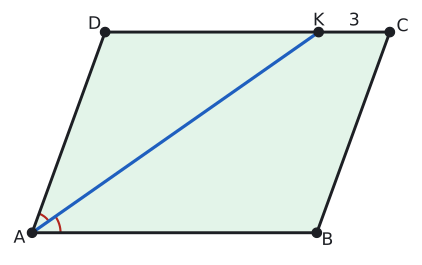

The Python source for this figure:
import sys; sys.path.insert(0, "tools")
from cizim import *

P = lambda x, y: np.array([float(x), float(y)])
uz = lambda U, V: round(float(np.linalg.norm(U - V)), 4)
def acisi(K, U, V):
    u, v = U - K, V - K
    return round(float(np.degrees(np.arccos(np.dot(u, v) / np.linalg.norm(u) / np.linalg.norm(v)))), 3)
def birim(U, V):
    t = (V - U) / np.linalg.norm(V - U); return t, np.array([-t[1], t[0]])
def dondur(Q, derece):
    a = np.radians(derece); return P(Q[0] * np.cos(a) - Q[1] * np.sin(a), Q[0] * np.sin(a) + Q[1] * np.cos(a))
def ayak(Q, U, V):
    t, _ = birim(U, V); return U + np.dot(Q - U, t) * t
def paralel_isareti(U, V, n=1, f=0.5):
    t, _ = birim(U, V)
    for i in range(n):
        M = U + f * (V - U) + (i - (n - 1) / 2) * 0.32 * S * t
        ax.annotate("", xy=M + 0.22 * S * t, xytext=M - 0.22 * S * t, arrowprops=dict(arrowstyle="-|>", color=SOLUK, lw=1.3, mutation_scale=13))
def cetik(U, V, n=1, renk=SOLUK, f=0.5):
    M = U + f * (V - U); t, m = birim(U, V)
    for i in range(n):
        c = M + (i - (n - 1) / 2) * 0.2 * S * t
        ax.plot(*zip(c - 0.22 * S * m, c + 0.22 * S * m), color=renk, lw=1.5)
def olcu(U, V, metin, d=0.5, renk=YAZI, fs=13, f=0.5):
    """[UV] üzerinde f oranındaki noktaya, U->V yönünün soluna d*S uzağa yazı (d < 0: sağına)."""
    M = U + f * (V - U); _, m = birim(U, V)
    ax.text(*(M + d * S * m), metin, ha="center", va="center", color=renk, fontsize=fs)
def dik_isareti(K, U, V, r=0.4):
    a_ = (U - K) / np.linalg.norm(U - K) * r * S; b_ = (V - K) / np.linalg.norm(V - K) * r * S
    ax.plot(*zip(K + a_, K + a_ + b_, K + b_), color=SOLUK, lw=1.3)
def harf(Q, metin, dx, dy, renk=YAZI, fs=13):
    ax.text(Q[0] + dx * S, Q[1] + dy * S, metin, ha="center", va="center", color=renk, fontsize=fs)
def cizgi(U, V, renk=YAZI, lw=2.2, ls="-"):
    ax.plot(*zip(U, V), color=renk, lw=lw, ls=ls)
def boya(noktalar, renk):
    ax.add_patch(patches.Polygon(noktalar, closed=True, facecolor=renk, edgecolor="none"))
def yay(K, U, V, r=0.8, renk=MAVI, n=1):
    for i in range(n): aci(ax, K, U, V, r=(r + 0.18 * i) * S, renk=renk)
def yay_yazi(K, U, V, metin, d=1.4, renk=MAVI, fs=12):
    """K köşesindeki U-K-V açısının ortasından d*S uzağa yazı."""
    u = (U - K) / np.linalg.norm(U - K); v = (V - K) / np.linalg.norm(V - K); o = (u + v) / np.linalg.norm(u + v)
    ax.text(*(K + d * S * o), metin, ha="center", va="center", color=renk, fontsize=fs)
def basla(xmin, xmax, ymin, ymax, en=5.5):
    global fig, ax
    fig, ax = sekil(en, en * (ymax - ymin) / (xmax - xmin))
    ax.set_aspect("equal"); ax.axis("off"); ax.set_xlim(xmin, xmax); ax.set_ylim(ymin, ymax)
def dortgen(A, B, C, D, dolgu=None):
    if dolgu: boya([A, B, C, D], dolgu)
    ax.plot(*zip(A, B, C, D, A), color=YAZI)
    for Q in (A, B, C, D): nokta(ax, *Q, "")
def koseler(A, B, C, D, d=0.55):
    O = (A + B + C + D) / 4
    for Q, ad in ((A, "A"), (B, "B"), (C, "C"), (D, "D")):
        y = (Q - O) / np.linalg.norm(Q - O); harf(Q, ad, d * y[0] * 1.3, d * y[1])
def pk(AB, AD, derece):
    """A orijinde, [AB] yatay; ABCD paralelkenarının köşeleri."""
    a = np.radians(derece); A, B = P(0, 0), P(AB, 0); D = P(AD * np.cos(a), AD * np.sin(a)); return A, B, B + D, D
def cerceve(noktalar, kenar=1.2):
    xs = [q[0] for q in noktalar]; ys = [q[1] for q in noktalar]
    return min(xs) - kenar * S, max(xs) + kenar * S, min(ys) - kenar * S, max(ys) + kenar * S

# Soru 9: tarla, |AB| = 12, |AD| = 9, A açısı 70°; A'nın açıortayı [DC]'yi K'de keser: |DK| = 9, |KC| = 3. Çevre 42.
A, B, C, D = pk(12, 9, 70)
K = D + P(9, 0)
S = 12 / 14
print("DAK", acisi(A, D, K), "KAB", acisi(A, K, B), "KC", uz(K, C), "cevre", 2 * (uz(A, B) + uz(A, D)))
basla(*cerceve([A, B, C, D], 1.2))
dortgen(A, B, C, D, YESIL_ACIK); koseler(A, B, C, D)
cizgi(A, K, MAVI, 2.4); nokta(ax, *K, ""); harf(K, "K", 0, 0.55)
yay(A, K, D, 1.0, KIRMIZI); yay(A, B, K, 1.4, KIRMIZI)
olcu(K, C, "3", 0.55)
kaydet(fig, __file__)
